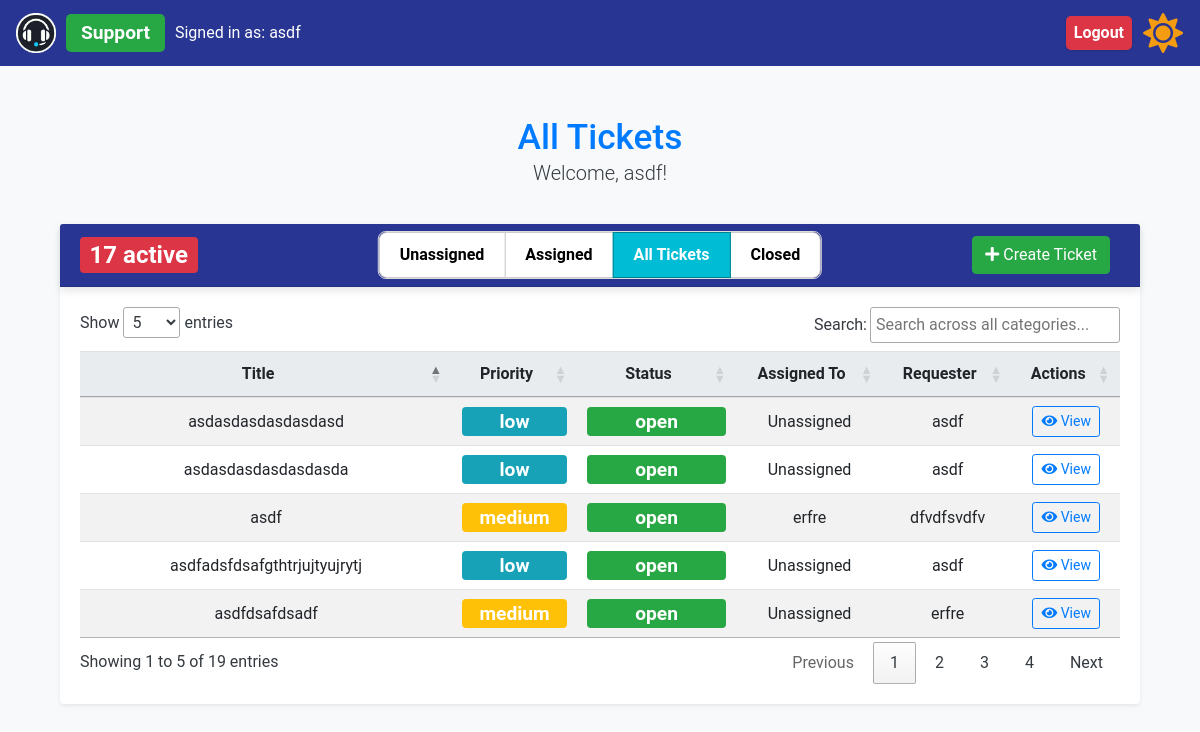
Screenshot of /all_tickets (signed in) with the database file from the repository.
### app/models.py (models this page shows, shortened)
class User(UserMixin, db.Model):
    id = db.Column(db.Integer, primary_key=True)
    name = db.Column(db.String(150), nullable=False)
    email = db.Column(db.String(150), unique=True, nullable=False)
    password_hash = db.Column(db.String(150), nullable=False)
    role = db.Column(db.String(50), nullable=False)
    created_tickets = db.relationship(
        "Ticket",
        foreign_keys="Ticket.user_id",
        back_populates="creator",
        overlaps="assigned_tickets,comments",
    )
    assigned_tickets = db.relationship(
        "Ticket",
        foreign_keys="Ticket.assigned_to",
        back_populates="assignee",
        overlaps="created_tickets,comments",
    )
    user_comments = db.relationship(
        "Comment", back_populates="commenter", overlaps="commenter,comments"
    )

class Ticket(db.Model):
    id = db.Column(db.Integer, primary_key=True)
    title = db.Column(db.String(150), nullable=False)
    description = db.Column(db.Text, nullable=False)
    status = db.Column(db.String(50), nullable=False)
    priority = db.Column(db.String(50), nullable=False)
    created_at = db.Column(db.DateTime, default=lambda: datetime.now(timezone.utc))
    updated_at = db.Column(
        db.DateTime,
        default=lambda: datetime.now(timezone.utc),
        onupdate=lambda: datetime.now(timezone.utc),
    )
    assigned_to = db.Column(db.Integer, db.ForeignKey("user.id"))
    user_id = db.Column(db.Integer, db.ForeignKey("user.id"))
    creator = db.relationship(
        "User",
        foreign_keys=[user_id],
        back_populates="created_tickets",
        overlaps="assigned_tickets,comments",
    )
    assignee = db.relationship(
        "User",
        foreign_keys=[assigned_to],
        back_populates="assigned_tickets",
        overlaps="created_tickets,comments",
    )
    ticket_comments = db.relationship("Comment", back_populates="ticket")

### app/routes.py (the view)
@bp.route("/all_tickets")
def all_tickets():
    if current_user.role == "admin" or current_user.role == "support":
        tickets = Ticket.query.all()
        view = "all"
    else:
        tickets = Ticket.query.filter_by(user_id=current_user.id).all()
        view = "active"
    return render_template(
        "all_tickets.html", tickets=tickets, current_user=current_user, view=view
    )

### app/__init__.py (called while the page is built)
def create_app(config=None):
    app = Flask(__name__, instance_relative_config=True)
    if config:
        app.config.from_object(config)
    else:
        app.config.from_pyfile("config.py")  # Default to development config
    db.init_app(app)
    login_manager.init_app(app)
    migrate.init_app(app, db)
    csrf.init_app(app)  # Initialize CSRF protection with the app
    moment.init_app(app)  # Initialize Flask-Moment with the app
    from .models import User  # Ensure User model is correctly defined
    @login_manager.user_loader
    def load_user(user_id):
        return User.query.get(int(user_id))
    from .routes import bp  # Ensure bp is defined as a Blueprint in routes.py
    app.register_blueprint(bp)
    return app

### app/routes.py (called while the page is built)
@bp.context_processor
def inject_open_tickets_count():
    open_tickets_count = Ticket.query.filter(
        Ticket.status.in_(["open", "in-progress"])
    ).count()
    if open_tickets_count > 10:
        badge_class = "badge-active-tickets-high"  # Red
    elif open_tickets_count > 5:
        badge_class = "badge-active-tickets-medium"  # Yellow
    elif open_tickets_count > 0:
        badge_class = "badge-active-tickets-low"  # Green
    else:
        badge_class = "badge-active-tickets-info"  # Blue or default color
    return {"open_tickets_count": open_tickets_count, "badge_class": badge_class}

### app/templates/all_tickets.html (shortened to what this page needs)
{% extends "base.html" %} {% block content %}
<div class="container mt-5">
  <div class="row mb-2">
    <div class="col-12 text-center">
      <h2 class="text-primary mb-0">
        {% if current_user.role == 'admin' or current_user.role == 'support' %}
        All Tickets {% else %} My Active Tickets {% endif %}
      </h2>
      <p class="lead">Welcome, {{ current_user.name }}!</p>
    </div>
  </div>
  <div class="card shadow-sm">
    <div
      class="card-header bg-primary text-white d-flex justify-content-between align-items-center position-relative"
    >
      {% if current_user.role == 'admin' or current_user.role == 'support' %}
      <div class="d-flex align-items-center">
        <span class="badge {{ badge_class }}">
          {{ open_tickets_count }} active
        </span>
      </div>
      {% endif %}
      <div class="toggle-buttons">
        <div
          class="btn-group toggle-group"
          role="group"
          aria-label="Ticket Status Toggle"
        >
          {% if current_user.role in ['admin', 'support'] %}
          <a
            href="{{ url_for('main.unassigned_tickets') }}"
            class="btn btn-toggle {% if view == 'unassigned' %}active{% endif %}"
          >
            Unassigned
          </a>
          <a
            href="{{ url_for('main.assigned_tickets') }}"
            class="btn btn-toggle {% if view == 'assigned' %}active{% endif %}"
          >
            Assigned
          </a>
          {% endif %} {% if current_user.role in ['admin', 'support'] %}
          <a
            href="{{ url_for('main.all_tickets') }}"
            class="btn btn-toggle {% if view == 'all' %}active{% endif %}"
          >
            All Tickets
          </a>
          {% endif %}
          <a
            href="{{ url_for('main.closed_tickets') }}"
            class="btn btn-toggle {% if view == 'closed' %}active{% endif %}"
          >
            Closed
          </a>
        </div>
      </div>
      <div class="ms-auto">
        <a class="btn btn-success" href="{{ url_for('main.create_ticket', referrer=request.path) }}">
          <i class="fas fa-plus"></i> Create Ticket
        </a>
      </div>
    </div>
    <div class="card-body">
      <table id="tickets-table" class="table table-striped table-hover">
        <thead>
          <tr>
            <th class="text-center">Title</th>
            <th class="text-center">Priority</th>
            <th class="text-center">Status</th>
            <th class="text-center">Assigned To</th>
            <th class="text-center">Requester</th>
            <th class="text-center">Actions</th>
          </tr>
        </thead>
        <tbody>
          {% if tickets|length == 0 %}
          <tr>
            <td class="text-center">-</td>
            <td class="text-center">-</td>
            <td class="text-center">-</td>
            <td class="text-center">-</td>
            <td class="text-center">-</td>
            <td class="text-center">No tickets available</td>
          </tr>
          {% else %}
          {% for ticket in tickets %}
          <tr>
            <td class="text-center">{{ ticket.title }}</td>
            <td class="text-center">
              <span class="badge dashboard-badge priority-{{ ticket.priority }}">
                  {{ ticket.priority }}
              </span>
          </td>
          <td class="text-center">
            <span class="badge dashboard-badge status-{{ ticket.status }}">
              {{ ticket.status }}
              </span>
          </td>
          <td class="text-center">
            {{ ticket.assignee.name if ticket.assignee else 'Unassigned' }}
            </td>
            <td class="text-center">{{ ticket.creator.name }}</td>
            <td class="text-center">
              <a href="{{ url_for('main.ticket_details', ticket_id=ticket.id) }}" class="btn btn-outline-primary btn-sm">
                <i class="fas fa-eye"></i> View
              </a>
            </td>
          </tr>
          {% endfor %}
          {% endif %}
        </tbody>
      </table>
    </div>
  </div>
  </div>
</div>
{% endblock %}

### app/templates/base.html (shortened to what this page needs)
<!DOCTYPE html>
<html lang="en">
  <head>
    <link
      href="https://stackpath.bootstrapcdn.com/bootstrap/4.5.2/css/bootstrap.min.css"
      rel="stylesheet"
    />
    <link
      href="https://cdn.datatables.net/1.13.4/css/jquery.dataTables.min.css"
      rel="stylesheet"
    />
    <link
      href="{{ url_for('static', filename='styles.css') }}"
      rel="stylesheet"
    />
    <link
      rel="stylesheet"
      href="https://cdnjs.cloudflare.com/ajax/libs/font-awesome/5.15.4/css/all.min.css"
    />
  </head>
  <body class="light-mode">
    <nav class="navbar navbar-expand-lg">
      <a class="navbar-brand" href="#">
        <img
          src="{{ url_for('static', filename='logo.png') }}"
          alt="Help Desk Logo"
          style="height: 40px"
        />
        {% if current_user.is_authenticated %}
        <div class="role-container">
          <span class="badge badge-role-{{ current_user.role}}"
            >{{ current_user.role.capitalize() }}</span
          >
          <span class="user-info">Signed in as: {{ current_user.name }}</span>
        </div>
        {% endif %}
      </a>
      <div class="collapse navbar-collapse" id="navbarNav">
        <ul class="navbar-nav ml-auto">
          {% if current_user.is_authenticated %}
          <li class="nav-item">
            <a class="nav-link logout-badge" href="{{ url_for('main.logout') }}"
              >Logout</a
            >
          </li>
          {% endif %}
          <li class="nav-item">
            <button id="theme-toggle-button" class="btn btn-link nav-link">
              <i id="theme-toggle-icon" class="fas fa-sun"></i>
            </button>
          </li>
        </ul>
      </div>
    </nav>
    <div class="container">
       {% block content %} {% endblock %}
  </body>
</html>

### app/static/styles.css (style rules this page uses)
body { font-family: "Roboto", sans-serif; background-color: #f8f9fa; margin: 0; color: #343a40; }
.container { margin-top: 50px; }
h2 { color: #007bff; }
.table th, .table td { vertical-align: middle; }
.table th { background-color: #e9ecef; }
.card { border: none; margin-top: 20px; box-shadow: 0 4px 8px rgba(0, 0, 0, 0.1); }
.card-header { background-color: #283593 !important; color: #ffffff; font-size: 1.25rem; font-weight: 500; box-shadow: 0 4px 8px rgba(0, 0, 0, 0.1); display: flex; justify-content: space-between; align-items: center; position: relative; }
.btn-primary, .btn-secondary, .btn-success, .btn-warning { margin-right: 10px; }
.btn-success { background-color: #28a745; border-color: #28a745; margin-left: auto; }
.btn-outline-primary { border-color: #007bff; color: #007bff; }
.badge { font-size: 1.2em; }
.text-primary { color: #007bff !important; font-size: 2.2em; }
.navbar { background-color: #283593; }
.navbar .navbar-brand, .navbar .nav-link { color: #ffffff; }
.navbar-brand { display: flex; align-items: center; }
#theme-toggle-button { font-size: 1.5rem; cursor: pointer; height: 40px; display: flex; align-items: center; justify-content: center; padding: 0; margin: 0; margin-left: 10px; }
#theme-toggle-button .fas { transition: color 0.3s ease; font-size: 40px; line-height: 40px; }
.toggle-buttons { position: absolute; left: 50%; transform: translateX(-50%); }
.ms-auto { margin-left: auto; }
body.light-mode #theme-toggle-icon { color: #f39c12; }
.toggle-group { border: 1px solid #ddd; border-radius: 8px; overflow: hidden; display: inline-flex; }
.btn-toggle { background-color: white; color: black; padding: 10px 20px; border: 1px solid #ccc; border-radius: 0; font-weight: bold; cursor: pointer; transition: background-color 0.3s ease, color 0.3s ease; text-decoration: none; }
.btn-toggle.active { background-color: #00bcd4; color: white; border-color: #00838f; }
.toggle-group .btn-toggle:first-child { border-top-left-radius: 8px; border-bottom-left-radius: 8px; }
.toggle-group .btn-toggle:last-child { border-top-right-radius: 8px; border-bottom-right-radius: 8px; }
.logout-badge { cursor: pointer; transition: transform 0.2s, box-shadow 0.2s; display: inline-flex; align-items: center; padding: 5px 10px; border-radius: 5px; box-shadow: 0 1px 3px rgba(0, 0, 0, 0.1); white-space: nowrap; justify-content: space-between; color: #fff; background-color: #dc3545; text-decoration: none; margin-left: auto; font-weight: bold; }
.navbar-nav { display: flex; align-items: center; }
.role-container { display: flex; align-items: center; }
.user-info { color: white; font-size: 1rem; font-weight: 400; }
.role-container .badge { display: inline-block; }
.badge-role-admin, .badge-role-support, .badge-role-regular { padding: 0 15px; border-radius: 5px; font-weight: bold; font-size: 1.2rem; margin-right: 10px; margin-left: 10px; height: 38px; display: flex; align-items: center; justify-content: center; line-height: 38px; text-align: center; }
.badge-role-support { background-color: #28a745; }
.badge-active-tickets-high { background-color: #dc3545; color: white; }
.dashboard-badge { transition: none; transform: none; pointer-events: none; cursor: default; display: block; width: 100%; text-align: center; color: white; }
.priority-medium { background-color: #ffc107; }
.priority-low { background-color: #17a2b8; }
.status-open { background-color: #28a745; }

### rows the page displays
User: role "Support", name "asdf"
Ticket: title "asdf", priority "medium", status "open", assignee "erfre", creator.name "dfvdfsvdfv"
Ticket: title "asdfdsafdsadf", priority "medium", status "open", assignee "Unassigned", creator.name "erfre"
Ticket: title "asdasdasdasdasdasda", priority "low", status "open", assignee "Unassigned", creator.name "asdf"
Ticket: title "asdasdasdasdasdasd", priority "low", status "open", assignee "Unassigned", creator.name "asdf"
Ticket: title "asdfadsfdsafgthtrjujtyujrytj", priority "low", status "open", assignee "Unassigned", creator.name "asdf"

### other values shown
{{ open_tickets_count }} "17"
